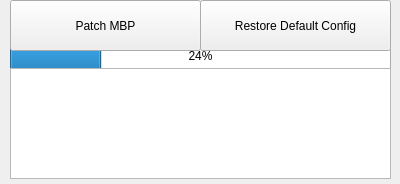
<?xml version="1.0" encoding="UTF-8"?>
<ui version="4.0">
 <class>MainWindow</class>
 <widget class="QMainWindow" name="MainWindow">
  <property name="geometry">
   <rect>
    <x>0</x>
    <y>0</y>
    <width>400</width>
    <height>184</height>
   </rect>
  </property>
  <property name="windowTitle">
   <string>MainWindow</string>
  </property>
  <widget class="QWidget" name="centralWidget">
   <widget class="QProgressBar" name="progressBar">
    <property name="geometry">
     <rect>
      <x>10</x>
      <y>40</y>
      <width>381</width>
      <height>31</height>
     </rect>
    </property>
    <property name="value">
     <number>24</number>
    </property>
   </widget>
   <widget class="QPlainTextEdit" name="plainTextEdit">
    <property name="geometry">
     <rect>
      <x>10</x>
      <y>68</y>
      <width>381</width>
      <height>111</height>
     </rect>
    </property>
    <property name="readOnly">
     <bool>true</bool>
    </property>
   </widget>
   <widget class="QPushButton" name="patchButton">
    <property name="geometry">
     <rect>
      <x>10</x>
      <y>0</y>
      <width>191</width>
      <height>51</height>
     </rect>
    </property>
    <property name="text">
     <string>Patch MBP</string>
    </property>
   </widget>
   <widget class="QPushButton" name="restoreButton">
    <property name="geometry">
     <rect>
      <x>200</x>
      <y>0</y>
      <width>191</width>
      <height>51</height>
     </rect>
    </property>
    <property name="minimumSize">
     <size>
      <width>191</width>
      <height>0</height>
     </size>
    </property>
    <property name="text">
     <string>Restore Default Config</string>
    </property>
   </widget>
  </widget>
 </widget>
 <layoutdefault spacing="6" margin="11"/>
 <resources/>
 <connections/>
</ui>
